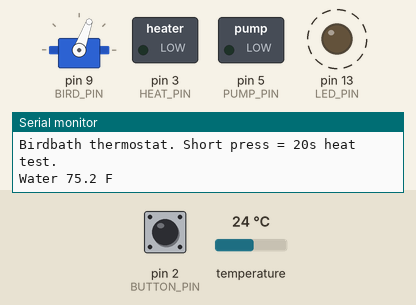
Simulated run of this sketch. Board: Arduino Nano, built with avr-gcc and run on an emulated ATmega328P. Shown: servo, switched loads named in the sketch (green lamp = pin HIGH), output pins drawn as LEDs (lit = HIGH), the last lines printed to the serial monitor. Dashed ring = blinking. The inputs (shaded band) are chosen by the test bench; at power-on: temperature 24 °C, pin 2 (BUTTON_PIN) HIGH.

Above: at 1.87 s.
1.9 s: temperature set to 13.2 °C
5.4 s: temperature set to 12.1 °C
At 7.4 s:
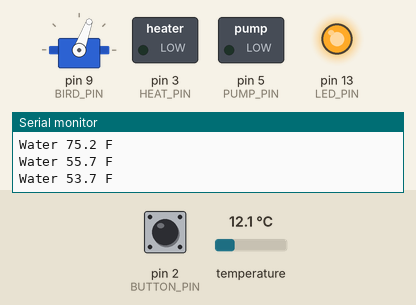
8.9 s: pin 2 (BUTTON_PIN) pulled LOW for 0.15 s
At 10.4 s:
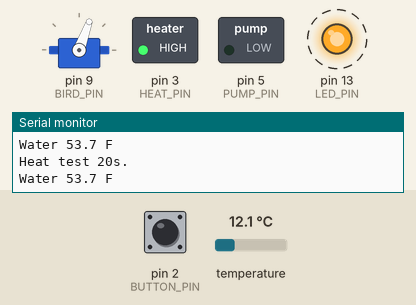
12.4 s: temperature set to 19 °C
At 12.91 s:
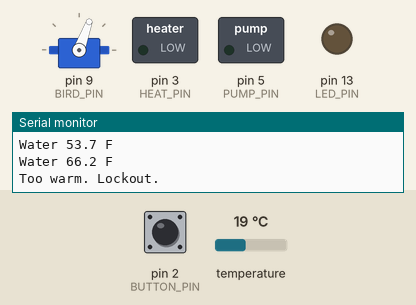
15.9 s: temperature set to 12 °C
At 18.9 s:
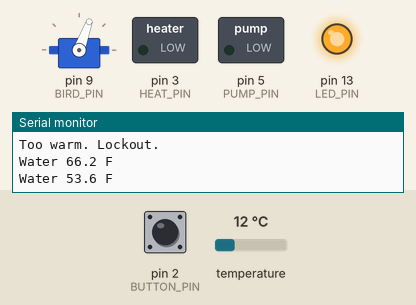
19.4 s: temperature set to 28 °C
At 45.19 s:
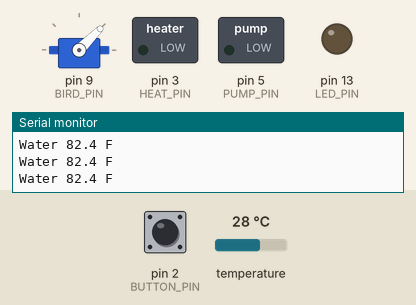
Timing chart, 0 to 46.8 s (numbered marks = the images above; inputs shaded):
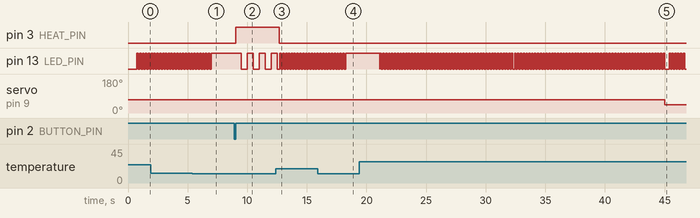

Measured:
- the behaviour switches between 12.9 and 12.8 °C on temperature (found by bisection; images 0 and 1)
- after the input at 5.4 s, pin 13 (LED_PIN): goes on until 7.0 s, then stays HIGH
- after the input at 8.9 s, pin 3 (HEAT_PIN): LOW → HIGH after 0.15 s; pin 13 (LED_PIN): alternates HIGH for 0.50 s and LOW for 0.50 s, starting after 0.62 s
- after the input at 12.4 s, pin 3 (HEAT_PIN): HIGH → LOW after 0.28 s
- after the input at 15.9 s, pin 13 (LED_PIN): goes on until 18.3 s, then stays HIGH
- after the input at 19.4 s, pin 13 (LED_PIN): goes LOW 0.02 s, 99 × (HIGH 0.12 s, LOW 0.12 s), HIGH 0.12 s, LOW 0.37 s, 5 × (HIGH 0.12 s, LOW 0.10 s), HIGH 0.12 s, then LOW, starting after 1.7 s
- by itself, pin 13 (LED_PIN): alternates HIGH for 0.12 s and LOW for 0.12 s

The sketch:

temp-birdbath.ino
```cpp
/*
  Temperature-controlled birdbath — thaw, don't cook

  BOARD: Arduino Nano (same as the feeder)
  LIBRARIES (IDE → Library Manager):
    "OneWire" by Paul Stoffregen
    "DallasTemperature" by Miles Burton

  Job: keep a SHALLOW birdbath LIQUID in cold weather.
  Target water is just above freezing, never a hot tub.
  Birds want a drink and a splash, not soup.

  Heat lives UNDER the bowl, DRY. The only wet part is the
  DS18B20 probe. No wall-current in the water. 12 V only.

  Water  <= 39 °F  → heater ON  (and optional pump ripple)
  Water  >= 46 °F  → heater OFF
  Water  >= 55 °F  → LOCKOUT. Heater stays off until cooler.
  Sensor fail      → heater OFF. Always.

  Short press  = 20 s heater test (bench, no birds needed)
  Hold 2 s     = auto on/off. LED: 2 blinks = auto on, 4 = off.

  OPTIONAL BIRD (servo you already have)
  --------------------------------------
  Bird   D9   huddled while heating
              sips once in a while when the bath is liquid
              looks away on lockout / sensor fail
  Set HAS_BIRD to 0 if the servo is busy.

  OPTIONAL PUMP
  -------------
  12 V fountain pump on a SECOND MOSFET (D5). Ripple slows
  ice. Leave HAS_PUMP 0 until you buy one.

  MOUNT
  -----
  1. Shallow plastic plant saucer / cheap birdbath. Water
     about one finger deep. Rough stone in the middle so
     birds can stand.
  2. Heat sandwich (bottom → top), ALL DRY except the bowl:

        birds
     [  water 1" + probe  ]
     = plastic saucer     =     ← the bath
     [ ceramic tile / pie tin ] ← spreads heat
     [ 12 V pad / PTC     ]     ← NEVER in the water
     [ foam insulation    ]
     [ stand / bricks     ]

     Silicone the pad edges so rain cannot sneak under.
     The PTC listing that says "don't touch water" is
     correct — that is why it is under the dish.

  3. DS18B20 stainless probe IN the water, cable tied so
     birds cannot yank it. Tip off the bottom (ice forms
     at the surface first; we want the drinkable layer).

  4. Dry box on the ground under the stand, not in the
     saucer:
       Nano, MOSFET, fuse, 12 V brick, USB 5 V brick.
     Wires leave through the LID. Silicone every hole.
     Charge / plug into a GFCI outlet. Bring the box in
     for storms.

  5. Foam bird (optional) on the rim. Servo in a snack
     bag taped under the rim, horn to a popsicle-stick
     neck. It sips the water, it does not go swimming.

        [ bird ]
     ===== bath =====
       probe ~
     [ tile ]
     [ heat ]
     [  dry box : Nano + MOSFET + bricks  ]

  POWER (two bricks, same as the feeder servo rule)
  -------------------------------------------------
  USB phone charger  →  Nano USB or 5V pin   (brain)
  12 V 2 A adapter   →  fuse 2 A  →  MOSFET  →  heater
  Share GND: Nano GND, MOSFET GND, 12 V −, probe GND.

  Do NOT run the heater from the Nano 5V pin.
  Do NOT put 120 V anything in or under the bath.
  Do NOT use a galvanized tub (zinc is bad for birds).
  Plastic, glazed ceramic, or a real birdbath only.

  WIRING
  ------
  DS18B20      red    → 5V
               black  → GND
               yellow → D4
               4.7k from yellow to 5V  (skip if your
               kit already has the little adapter board)

  Heater MOSFET module
               SIG / PWM → D3
               VIN / V+  → 12 V after the fuse
               GND       → 12 V − and Nano GND
               OUT / V−  → heater +
               heater −  → 12 V −
               (labels vary; the heater must go DARK when
               D3 is LOW. If it is stuck on, swap the module
               or invert HEAT_ON_LEVEL.)

  Pump MOSFET (optional)   SIG → D5   same 12 V rail

  Bird servo   orange → D9
               brown  → GND
               red    → 5V pack / USB 5V  (not 12 V)
  Button       D2 → button → GND
  LED onboard  D13
     slow blink = heating
     solid      = liquid, heater off
     fast blink = sensor fail or too-hot lockout

  HOW TO USE
  ----------
  1. Bench first. Bowl of ice water. Serial 9600. You want
     "Cold. Heat." then the MOSFET LED / pad warms.
  2. Room-temp water should print "Warm enough." and the
     pad should go cold.
  3. Unplug the probe: "Sensor fail. Heat off."
  4. Then take it outside. Tweak HEAT_ON_F / HEAT_OFF_F
     if your winters are meaner.
  5. Empty, scrub, and refill every few days. Stagnant
     water is worse than ice.
*/

#include <OneWire.h>
#include <DallasTemperature.h>
#include <Servo.h>

const int BUTTON_PIN = 2;
const int HEAT_PIN   = 3;
const int PROBE_PIN  = 4;
const int PUMP_PIN   = 5;
const int BIRD_PIN   = 9;
const int LED_PIN    = 13;

const bool HAS_BIRD = true;
const bool HAS_PUMP = false;

// Water must stay drinkable, not tropical.
const float HEAT_ON_F  = 39.0;
const float HEAT_OFF_F = 46.0;
const float HARD_MAX_F = 55.0;

const int HEAT_ON_LEVEL = HIGH;   // flip to LOW if your MOSFET is inverted
const int BIRD_HUDDLE   = 70;
const int BIRD_SIP      = 110;
const int BIRD_AWAY     = 45;

const unsigned long SAMPLE_MS       = 2000;
const unsigned long CONVERT_MS      = 800;
const unsigned long TEST_MS         = 20000;
const unsigned long SIP_EVERY_MS    = 45000;
const unsigned long LONG_PRESS_MS   = 2000;
const unsigned long BLINK_SLOW_MS   = 500;
const unsigned long BLINK_FAST_MS   = 120;

OneWire oneWire(PROBE_PIN);
DallasTemperature probe(&oneWire);
Servo bird;

unsigned long buttonDownMs  = 0;
unsigned long lastSampleMs  = 0;
unsigned long convertUntil  = 0;
unsigned long testUntil     = 0;
unsigned long lastSipMs     = 0;
bool buttonWasDown     = false;
bool longPressHandled  = false;
bool autoMode          = true;
bool heating           = false;
bool lockout           = false;
bool sensorOk          = false;
bool converting        = false;
float waterF           = 0;

void setup() {
  pinMode(BUTTON_PIN, INPUT_PULLUP);
  pinMode(HEAT_PIN, OUTPUT);
  pinMode(PUMP_PIN, OUTPUT);
  pinMode(LED_PIN, OUTPUT);
  heatOff();
  digitalWrite(LED_PIN, LOW);

  Serial.begin(9600);
  delay(200);

  probe.begin();
  probe.setWaitForConversion(false);

  if (HAS_BIRD) {
    bird.attach(BIRD_PIN);
    bird.write(BIRD_HUDDLE);
    delay(400);
    bird.detach();
  }

  Serial.println("Birdbath thermostat. Short press = 20s heat test.");
  requestTemp();
}

void loop() {
  handleButton();
  readTemp();
  applyThermostat();
  showStatus();
  maybeSip();
  delay(20);
}

void handleButton() {
  bool down = digitalRead(BUTTON_PIN) == LOW;

  if (down && !buttonWasDown) {
    buttonDownMs = millis();
    longPressHandled = false;
  }

  if (down && !longPressHandled && (millis() - buttonDownMs >= LONG_PRESS_MS)) {
    autoMode = !autoMode;
    longPressHandled = true;
    if (!autoMode) {
      heatOff();
      Serial.println("Auto off.");
      flash(4);
    } else {
      Serial.println("Auto on.");
      flash(2);
    }
  }

  if (!down && buttonWasDown && !longPressHandled) {
    Serial.println("Heat test 20s.");
    testUntil = millis() + TEST_MS;
  }

  buttonWasDown = down;
}

void requestTemp() {
  probe.requestTemperatures();
  converting = true;
  convertUntil = millis() + CONVERT_MS;
}

void readTemp() {
  if (!converting) {
    if (millis() - lastSampleMs >= SAMPLE_MS) requestTemp();
    return;
  }
  if (millis() < convertUntil) return;

  converting = false;
  lastSampleMs = millis();
  float c = probe.getTempCByIndex(0);
  if (c < -50 || c > 80) {
    sensorOk = false;
    waterF = 0;
    Serial.println("Sensor fail. Heat off.");
    return;
  }

  sensorOk = true;
  waterF = c * 1.8 + 32.0;
  Serial.print("Water ");
  Serial.print(waterF, 1);
  Serial.println(" F");
}

void applyThermostat() {
  bool test = millis() < testUntil;
  if (!sensorOk && !test) {
    heatOff();
    lockout = true;
    return;
  }

  if (sensorOk && waterF >= HARD_MAX_F) {
    if (!lockout) Serial.println("Too warm. Lockout.");
    lockout = true;
    heatOff();
    testUntil = 0;
    return;
  }
  lockout = false;

  if (test) {
    heatOn();
    return;
  }

  if (!autoMode) {
    heatOff();
    return;
  }

  if (!sensorOk) {
    heatOff();
    return;
  }

  if (!heating && waterF <= HEAT_ON_F) {
    Serial.println("Cold. Heat.");
    heatOn();
  } else if (heating && waterF >= HEAT_OFF_F) {
    Serial.println("Warm enough.");
    heatOff();
  }
}

void heatOn() {
  digitalWrite(HEAT_PIN, HEAT_ON_LEVEL);
  if (HAS_PUMP) digitalWrite(PUMP_PIN, HEAT_ON_LEVEL);
  heating = true;
}

void heatOff() {
  digitalWrite(HEAT_PIN, !HEAT_ON_LEVEL);
  digitalWrite(PUMP_PIN, !HEAT_ON_LEVEL);
  heating = false;
}

void showStatus() {
  unsigned long pace = BLINK_SLOW_MS;
  bool blink = heating;
  if (!sensorOk || lockout) {
    blink = true;
    pace = BLINK_FAST_MS;
  }
  if (!blink) {
    digitalWrite(LED_PIN, sensorOk ? HIGH : LOW);
    return;
  }
  unsigned long pulse = millis() % (pace * 2);
  digitalWrite(LED_PIN, pulse < pace ? HIGH : LOW);
}

void maybeSip() {
  if (!HAS_BIRD) return;
  if (millis() - lastSipMs < SIP_EVERY_MS) return;
  lastSipMs = millis();

  int pose = BIRD_HUDDLE;
  if (!sensorOk || lockout) pose = BIRD_AWAY;
  else if (!heating && sensorOk) pose = BIRD_SIP;

  bird.attach(BIRD_PIN);
  bird.write(pose);
  delay(350);
  if (pose == BIRD_SIP) {
    bird.write(BIRD_HUDDLE);
    delay(250);
  }
  bird.detach();
}

void flash(int times) {
  for (int i = 0; i < times; i++) {
    digitalWrite(LED_PIN, HIGH);
    delay(80);
    digitalWrite(LED_PIN, LOW);
    delay(80);
  }
}
```
